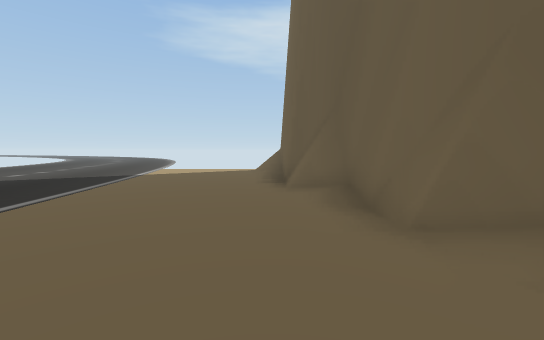
View 1 (above)

20 first-person views from a walk through a scene from a Unity 3-D project. The camera is 1.5 m above the floor, tilts 4° down and sees 90° across. The floor is counted in squares, 2 m on a side. Each view is taken from the middle of a square. On the plan, view 1 faces up. The plan holds only what a view shows up to about 10 squares ahead; the rest is blank. The place goes on beyond the plan. The player is left out.

View 2
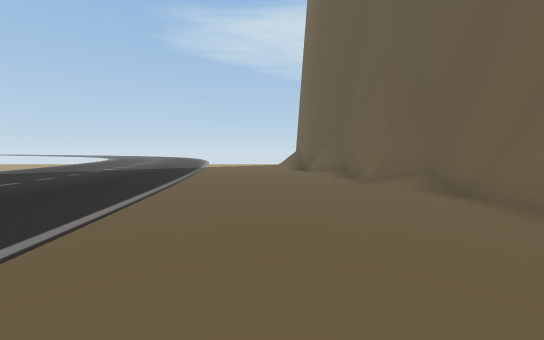

View 3
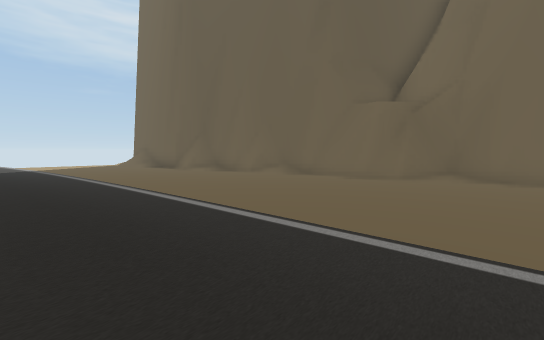

View 4
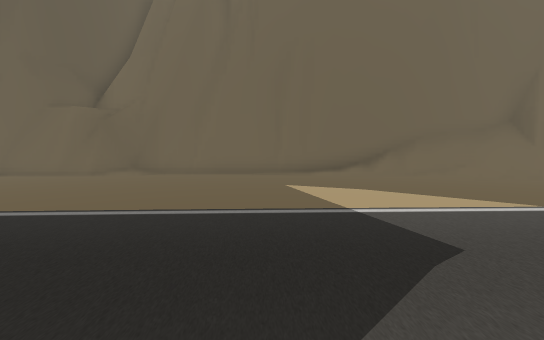

View 5
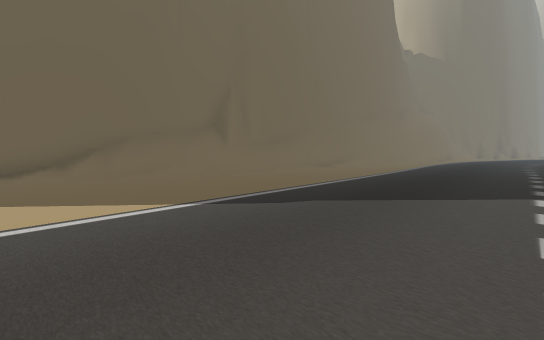

View 6
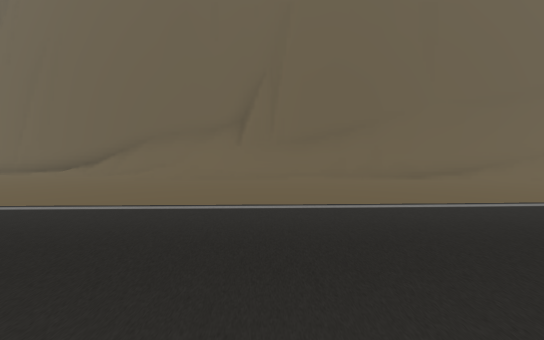

View 7
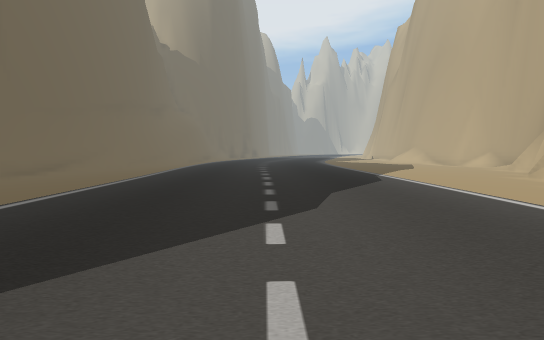

View 8
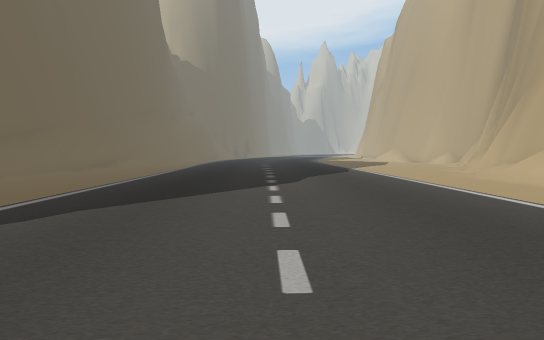

View 9
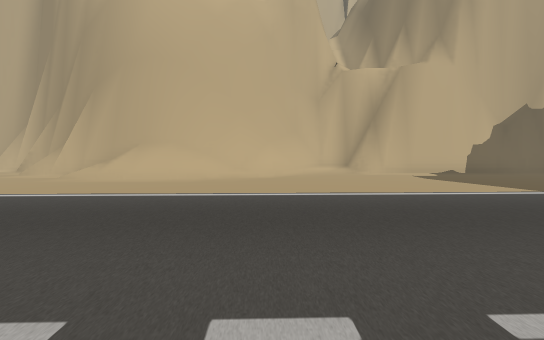

View 10
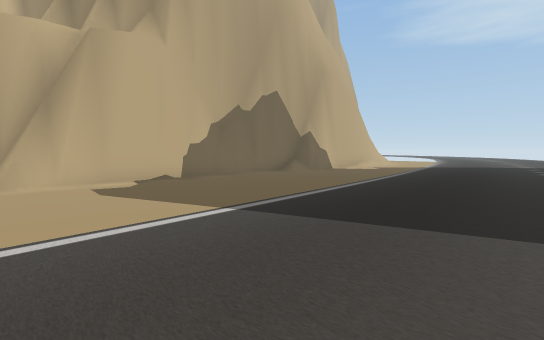

View 11
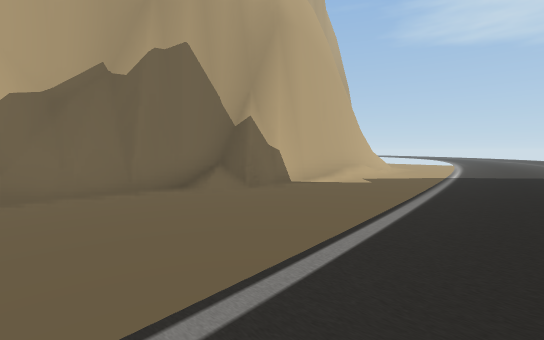

View 12
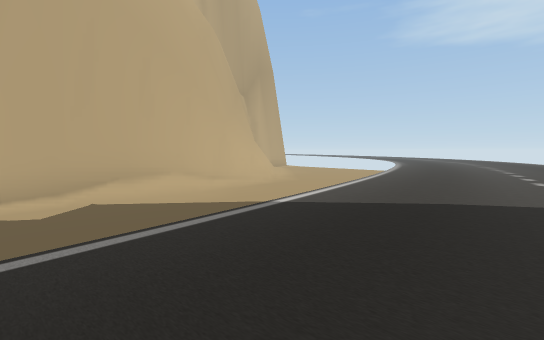

View 13
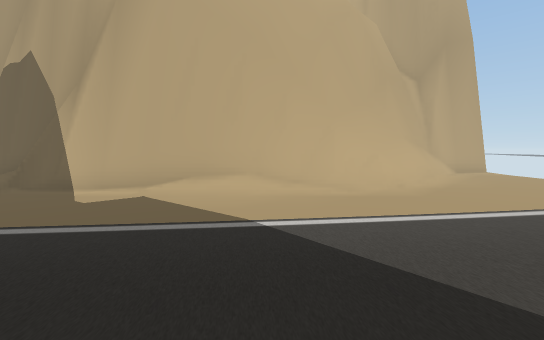

View 14
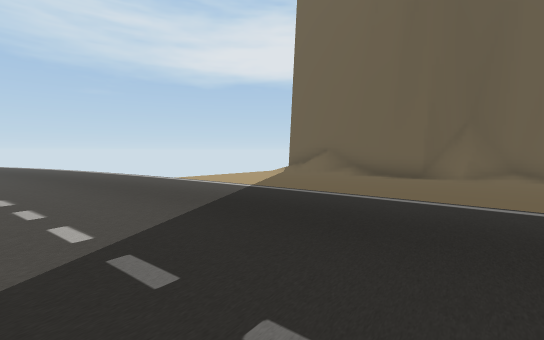

View 15
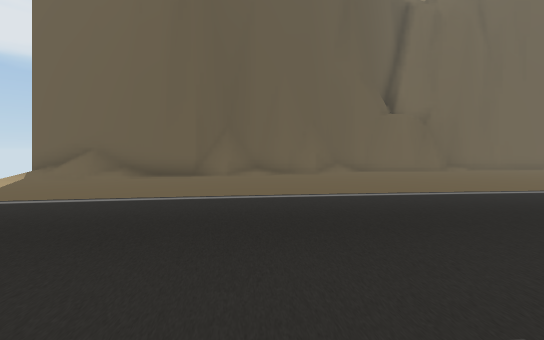

View 16
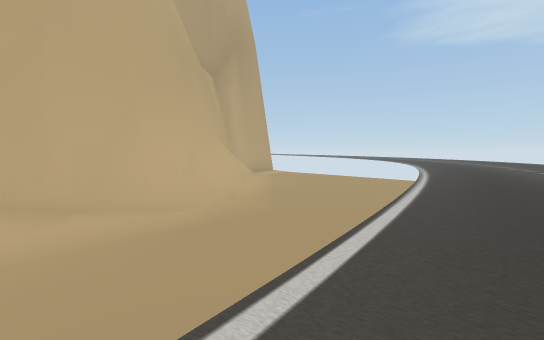

View 17
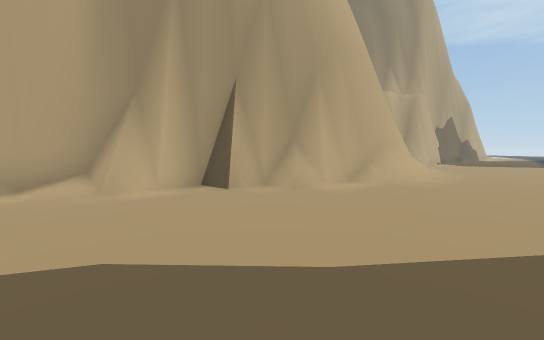

View 18
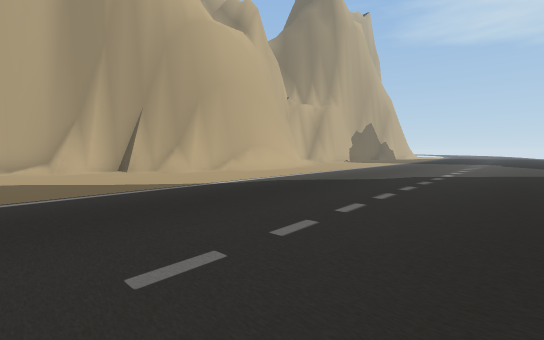

View 19
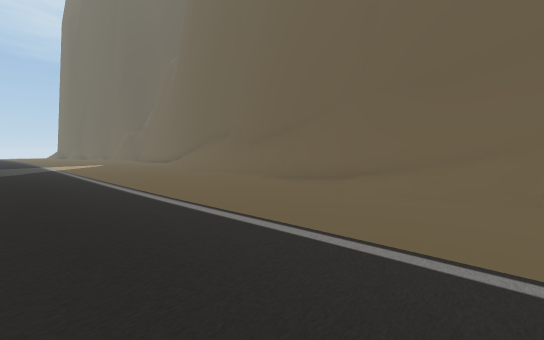

View 20
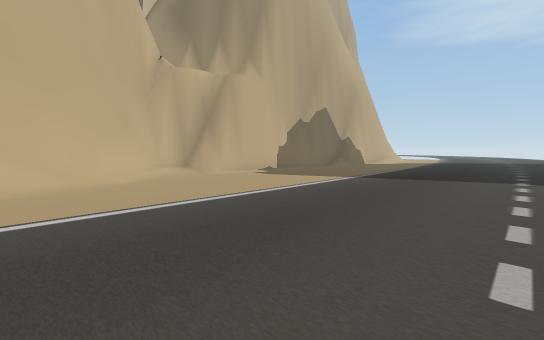

### Floor plan
Key: @ floor where view 1 was taken; # wall or solid block; . floor; / step, stairs or slope.
Columns run from 18 left of view 1 to 4 right of it. Each row starts with its distance up from view 1.
 12 ##    ........    ##
 11 #................./#
 10 #/................/#
  9 ###.............../#
  8   ##............../#
  7    ##..............#
  6    ##..............#
  5     #/.............##
  4     #/............./#
  3     #/..............#
  2     #/..............##
  1     #.............../#
  0     #....... .....@..#
 -1    ##....... ........#
 -2    #/................#
 -3    #.................##
 -4    #..................#
 -5    #..................#
 -6    #................./
 -7    #................./
 -8    #................./
 -9    #................./#
-10   ##................./#
-11   #/................./#
-12   ##/................/#
-13    ##.............../##
-14     #/............../##
-15     #/..............//#
-16     ##............../##
-17     #/............../#
-18     #/..............##
-19     #/..............#
-20    ##...............#
-21   ##.............../#
-22   #................/#
-23  ##................/#
-24  #/................/#
-25  #/...............//#

Where each view was taken, in squares from view 1:
view 1: 0 up, 0 right, facing up
view 2: 4 down, 1 left, facing up
view 3: 5 down, 5 left, facing up-right
view 4: 8 down, 6 left, facing right
view 5: 10 down, 6 left, facing down-right
view 6: 17 down, 6 left, facing right
view 7: 13 down, 6 left, facing down
view 8: 10 down, 6 left, facing down
view 9: 13 down, 5 left, facing left
view 10: 10 down, 7 left, facing up-left
view 11: 5 down, 9 left, facing up-left
view 12: 1 up, 8 left, facing up-left
view 13: 4 up, 8 left, facing left
view 14: 4 up, 8 left, facing up-right
view 15: 4 up, 8 left, facing right
view 16: 4 up, 10 left, facing up-left
view 17: 25 down, 10 left, facing up-left
view 18: 25 down, 4 left, facing up-left
view 19: 25 down, 4 left, facing up-right
view 20: 15 down, 6 left, facing up-left
